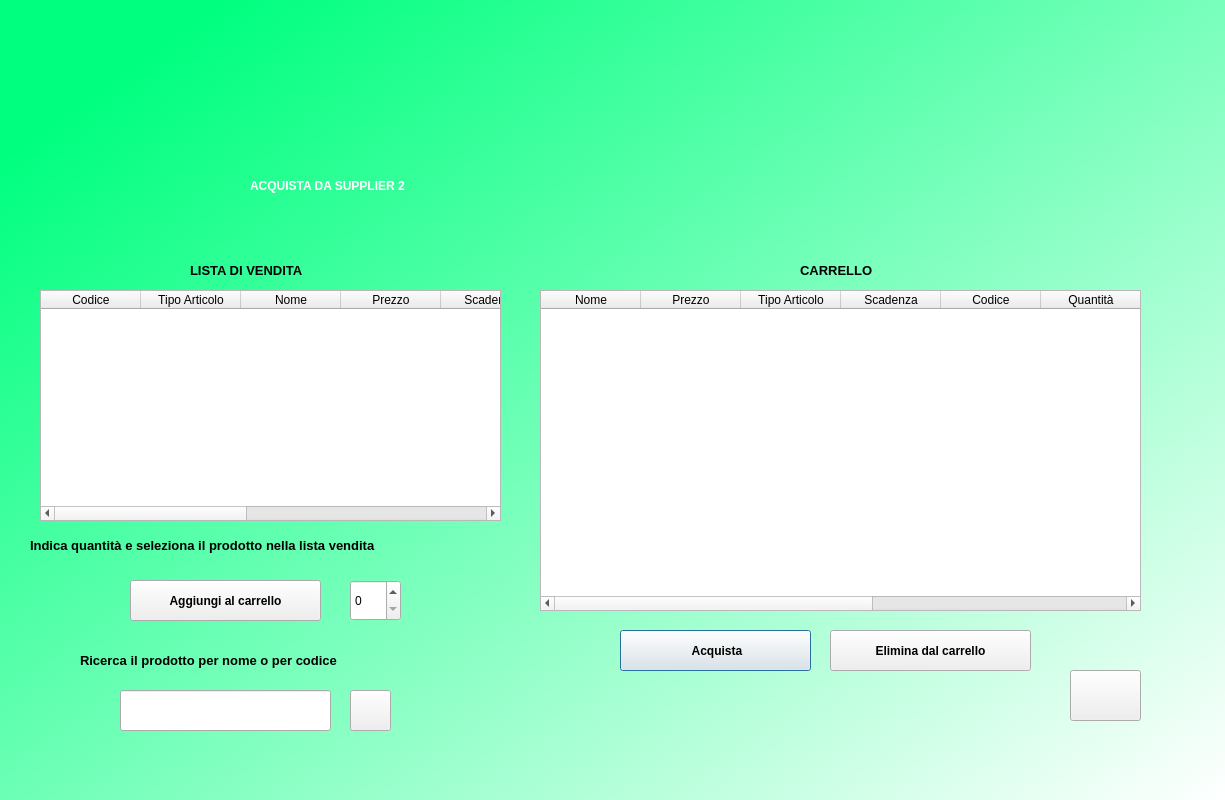
<?xml version="1.0" encoding="UTF-8"?>
<ui version="4.0">
 <class>DialogSupplSecond</class>
 <widget class="QDialog" name="DialogSupplSecond">
  <property name="geometry">
   <rect>
    <x>0</x>
    <y>0</y>
    <width>1225</width>
    <height>800</height>
   </rect>
  </property>
  <property name="windowTitle">
   <string>Dialog</string>
  </property>
  <property name="styleSheet">
   <string notr="true">QWidget#DialogSupplSecond{
background-color:qlineargradient(spread:pad, x1:0.058, y1:0.136364, x2:1, y2:1, stop:0 rgba(0, 255, 127, 255), stop:1 rgba(255, 255, 255, 255));}</string>
  </property>
  <widget class="QLabel" name="label">
   <property name="geometry">
    <rect>
     <x>250</x>
     <y>150</y>
     <width>821</width>
     <height>71</height>
    </rect>
   </property>
   <property name="styleSheet">
    <string notr="true">font: 36pt &quot;MS Shell Dlg 2&quot;;color:rgb(255, 255, 255);
font-weight:bold;
</string>
   </property>
   <property name="text">
    <string>ACQUISTA DA SUPPLIER 2</string>
   </property>
  </widget>
  <widget class="QPushButton" name="acquistaBtn">
   <property name="geometry">
    <rect>
     <x>620</x>
     <y>630</y>
     <width>191</width>
     <height>41</height>
    </rect>
   </property>
   <property name="cursor">
    <cursorShape>PointingHandCursor</cursorShape>
   </property>
   <property name="styleSheet">
    <string notr="true">font: 75 8pt &quot;MS Shell Dlg 2&quot;;
font-weight:bold;</string>
   </property>
   <property name="text">
    <string> Acquista</string>
   </property>
   <property name="icon">
    <iconset>
     <normaloff>img/euro.png</normaloff>img/euro.png</iconset>
   </property>
  </widget>
  <widget class="QPushButton" name="eliminaappbtn">
   <property name="geometry">
    <rect>
     <x>830</x>
     <y>630</y>
     <width>201</width>
     <height>41</height>
    </rect>
   </property>
   <property name="styleSheet">
    <string notr="true">font: 75 8pt &quot;MS Shell Dlg 2&quot;;
font-weight:bold;</string>
   </property>
   <property name="text">
    <string>Elimina dal carrello</string>
   </property>
   <property name="icon">
    <iconset>
     <normaloff>img/remove.png</normaloff>img/remove.png</iconset>
   </property>
   <property name="iconSize">
    <size>
     <width>22</width>
     <height>22</height>
    </size>
   </property>
  </widget>
  <widget class="QPushButton" name="mettinelcarrelloBtn">
   <property name="geometry">
    <rect>
     <x>130</x>
     <y>580</y>
     <width>191</width>
     <height>41</height>
    </rect>
   </property>
   <property name="cursor">
    <cursorShape>PointingHandCursor</cursorShape>
   </property>
   <property name="styleSheet">
    <string notr="true">font: 75 8pt &quot;MS Shell Dlg 2&quot;;
font-weight:bold;</string>
   </property>
   <property name="text">
    <string>Aggiungi al carrello</string>
   </property>
   <property name="icon">
    <iconset>
     <normaloff>img/order.png</normaloff>img/order.png</iconset>
   </property>
   <property name="iconSize">
    <size>
     <width>22</width>
     <height>22</height>
    </size>
   </property>
  </widget>
  <widget class="QPushButton" name="homeBtn">
   <property name="geometry">
    <rect>
     <x>1070</x>
     <y>670</y>
     <width>71</width>
     <height>51</height>
    </rect>
   </property>
   <property name="cursor">
    <cursorShape>PointingHandCursor</cursorShape>
   </property>
   <property name="text">
    <string/>
   </property>
   <property name="icon">
    <iconset>
     <normaloff>img/home.png</normaloff>img/home.png</iconset>
   </property>
   <property name="iconSize">
    <size>
     <width>30</width>
     <height>30</height>
    </size>
   </property>
  </widget>
  <widget class="QLabel" name="label_2">
   <property name="geometry">
    <rect>
     <x>-10</x>
     <y>0</y>
     <width>1271</width>
     <height>231</height>
    </rect>
   </property>
   <property name="text">
    <string/>
   </property>
   <property name="pixmap">
    <pixmap>img/farmaciaa.jpg</pixmap>
   </property>
   <property name="scaledContents">
    <bool>true</bool>
   </property>
  </widget>
  <widget class="QTableWidget" name="VenditaTable">
   <property name="geometry">
    <rect>
     <x>40</x>
     <y>290</y>
     <width>461</width>
     <height>231</height>
    </rect>
   </property>
   <column>
    <property name="text">
     <string>Codice</string>
    </property>
   </column>
   <column>
    <property name="text">
     <string>Tipo Articolo</string>
    </property>
   </column>
   <column>
    <property name="text">
     <string>Nome</string>
    </property>
   </column>
   <column>
    <property name="text">
     <string>Prezzo</string>
    </property>
   </column>
   <column>
    <property name="text">
     <string>Scadenza</string>
    </property>
   </column>
   <column>
    <property name="text">
     <string>Dosaggio</string>
    </property>
   </column>
   <column>
    <property name="text">
     <string>Ricetta</string>
    </property>
   </column>
   <column>
    <property name="text">
     <string>Minsan</string>
    </property>
   </column>
   <column>
    <property name="text">
     <string>Giacenza</string>
    </property>
   </column>
  </widget>
  <widget class="QLabel" name="showdate_3">
   <property name="geometry">
    <rect>
     <x>190</x>
     <y>240</y>
     <width>181</width>
     <height>61</height>
    </rect>
   </property>
   <property name="font">
    <font>
     <family>MS Shell Dlg 2</family>
     <pointsize>10</pointsize>
     <weight>75</weight>
     <italic>false</italic>
     <bold>true</bold>
    </font>
   </property>
   <property name="styleSheet">
    <string notr="true">font: 75 10pt &quot;MS Shell Dlg 2&quot;;
font-weight:bold;</string>
   </property>
   <property name="text">
    <string>LISTA DI VENDITA</string>
   </property>
  </widget>
  <widget class="QTableWidget" name="CarrelloTable">
   <property name="geometry">
    <rect>
     <x>540</x>
     <y>290</y>
     <width>601</width>
     <height>321</height>
    </rect>
   </property>
   <column>
    <property name="text">
     <string>Nome</string>
    </property>
   </column>
   <column>
    <property name="text">
     <string>Prezzo</string>
    </property>
   </column>
   <column>
    <property name="text">
     <string>Tipo Articolo</string>
    </property>
   </column>
   <column>
    <property name="text">
     <string>Scadenza</string>
    </property>
   </column>
   <column>
    <property name="text">
     <string>Codice</string>
    </property>
   </column>
   <column>
    <property name="text">
     <string>Quantità</string>
    </property>
   </column>
   <column>
    <property name="text">
     <string>Ricetta</string>
    </property>
   </column>
   <column>
    <property name="text">
     <string>Minsan</string>
    </property>
   </column>
   <column>
    <property name="text">
     <string>Dosaggio</string>
    </property>
   </column>
  </widget>
  <widget class="QLabel" name="showdate_4">
   <property name="geometry">
    <rect>
     <x>800</x>
     <y>240</y>
     <width>101</width>
     <height>61</height>
    </rect>
   </property>
   <property name="font">
    <font>
     <family>MS Shell Dlg 2</family>
     <pointsize>10</pointsize>
     <weight>75</weight>
     <italic>false</italic>
     <bold>true</bold>
    </font>
   </property>
   <property name="styleSheet">
    <string notr="true">font: 75 10pt &quot;MS Shell Dlg 2&quot;;
font-weight:bold;</string>
   </property>
   <property name="text">
    <string>CARRELLO</string>
   </property>
  </widget>
  <widget class="QLabel" name="ricercaclientilabel">
   <property name="geometry">
    <rect>
     <x>80</x>
     <y>630</y>
     <width>361</width>
     <height>61</height>
    </rect>
   </property>
   <property name="font">
    <font>
     <family>MS Shell Dlg 2</family>
     <pointsize>10</pointsize>
     <weight>75</weight>
     <italic>false</italic>
     <bold>true</bold>
    </font>
   </property>
   <property name="styleSheet">
    <string notr="true">font: 75 10pt &quot;MS Shell Dlg 2&quot;;
font-weight:bold;</string>
   </property>
   <property name="text">
    <string>Ricerca il prodotto per nome o per codice</string>
   </property>
  </widget>
  <widget class="QLineEdit" name="ricercaprodottoLE">
   <property name="geometry">
    <rect>
     <x>120</x>
     <y>690</y>
     <width>211</width>
     <height>41</height>
    </rect>
   </property>
  </widget>
  <widget class="QPushButton" name="Ricercaprodottobtn">
   <property name="geometry">
    <rect>
     <x>350</x>
     <y>690</y>
     <width>41</width>
     <height>41</height>
    </rect>
   </property>
   <property name="cursor">
    <cursorShape>PointingHandCursor</cursorShape>
   </property>
   <property name="text">
    <string/>
   </property>
   <property name="icon">
    <iconset>
     <normaloff>img/lens.png</normaloff>img/lens.png</iconset>
   </property>
   <property name="iconSize">
    <size>
     <width>30</width>
     <height>30</height>
    </size>
   </property>
  </widget>
  <widget class="QLabel" name="ricercaclientilabel_2">
   <property name="geometry">
    <rect>
     <x>30</x>
     <y>510</y>
     <width>491</width>
     <height>71</height>
    </rect>
   </property>
   <property name="font">
    <font>
     <family>MS Shell Dlg 2</family>
     <pointsize>10</pointsize>
     <weight>75</weight>
     <italic>false</italic>
     <bold>true</bold>
    </font>
   </property>
   <property name="styleSheet">
    <string notr="true">font: 75 10pt &quot;MS Shell Dlg 2&quot;;
font-weight:bold;</string>
   </property>
   <property name="text">
    <string>Indica quantità e seleziona il prodotto nella lista vendita</string>
   </property>
  </widget>
  <widget class="QSpinBox" name="spinquantitaBox">
   <property name="geometry">
    <rect>
     <x>350</x>
     <y>580</y>
     <width>51</width>
     <height>41</height>
    </rect>
   </property>
  </widget>
  <zorder>acquistaBtn</zorder>
  <zorder>eliminaappbtn</zorder>
  <zorder>mettinelcarrelloBtn</zorder>
  <zorder>homeBtn</zorder>
  <zorder>label_2</zorder>
  <zorder>label</zorder>
  <zorder>VenditaTable</zorder>
  <zorder>showdate_3</zorder>
  <zorder>CarrelloTable</zorder>
  <zorder>showdate_4</zorder>
  <zorder>ricercaclientilabel</zorder>
  <zorder>ricercaprodottoLE</zorder>
  <zorder>Ricercaprodottobtn</zorder>
  <zorder>ricercaclientilabel_2</zorder>
  <zorder>spinquantitaBox</zorder>
 </widget>
 <resources/>
 <connections/>
</ui>
